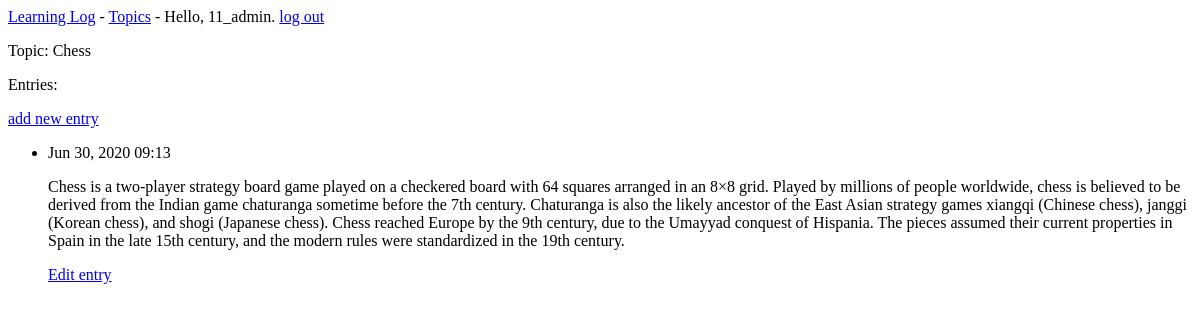
Before: /topics/1/ (signed in) with the older database file.
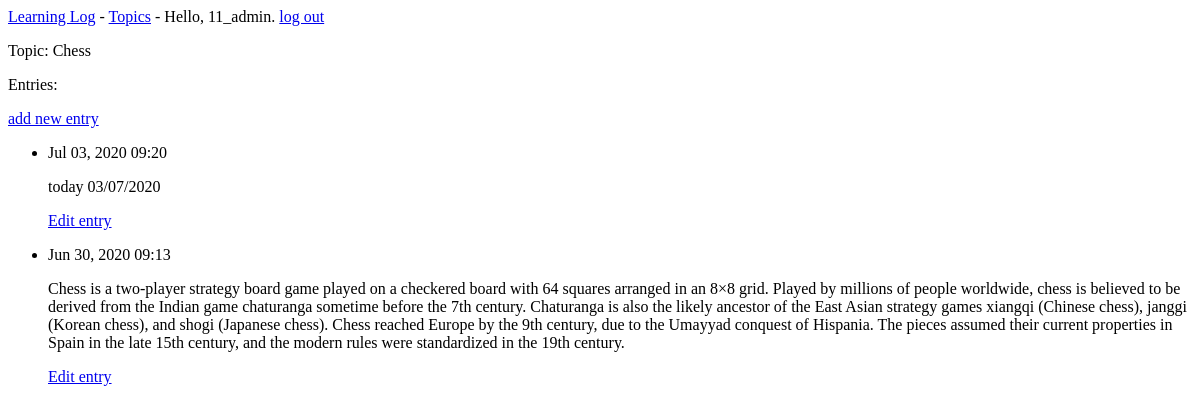
After: the same page with the newer database file.
### learning_logs/models.py (models this page shows, shortened)
class Topic(models.Model):
    text = models.CharField(max_length = 200)
    date_added = models.DateTimeField(auto_now_add=True)
    def __str__(self):
        return self.text

class Entry(models.Model):
    topic = models.ForeignKey(Topic, on_delete=models.CASCADE)
    text = models.TextField()
    date_added = models.DateTimeField(auto_now_add=True)
    class Meta:
        verbose_name_plural = 'entries'

### learning_logs/views.py (the view)
# urls.py: path('topics/<int:topic_id>/', views.topic, name='topic'),
@login_required
def topic(request, topic_id):
    topic = Topic.objects.get(id=topic_id)
    entries = topic.entry_set.order_by('-date_added')
    context = {'topic':topic, 'entries':entries}
    return render(request, 'learning_logs/topic.html', context)

### learning_logs/templates/learning_logs/topic.html
{% extends 'learning_logs/base.html' %}
{% block content %}
  <p>Topic: {{ topic }}</p>
  <p>Entries:</p>
  <p>
      <a href="{% url 'learning_logs:new_entry' topic.id %}">add new entry</a>
  </p>
  <ul>
  {% for entry in entries %}
    <li>
      <p>{{ entry.date_added|date:'M d, Y H:i' }}</p>
      <p>{{ entry.text|linebreaks }}</p>
      <p>
          <a href="{% url 'learning_logs:edit_entry' entry.id %}">Edit entry</a>
      </p>
    </li>
  {% empty %}
    <li>There are no entries for this topic yet.</li>
  {% endfor %}
  </ul>
{% endblock content %}

### learning_logs/templates/learning_logs/base.html
<p>
    <a href="{% url 'learning_logs:index' %}">Learning Log</a> -
    <a href="{% url 'learning_logs:topics' %}">Topics</a> -
    {% if user.is_authenticated %}
        Hello, {{ user.username }}.
        <a href="{% url 'users:logout' %}">log out</a>
    {% else %}
        <a href="{% url 'users:register' %}">Register</a> -
        <a href="{% url 'users:login' %}">log in</a>
    {% endif %}
</p>
{% block content %}{% endblock content %}

Changed rows visible on the page:
added Entry: date_added "Jul 03, 2020 09:20", text "today 03/07/2020"
